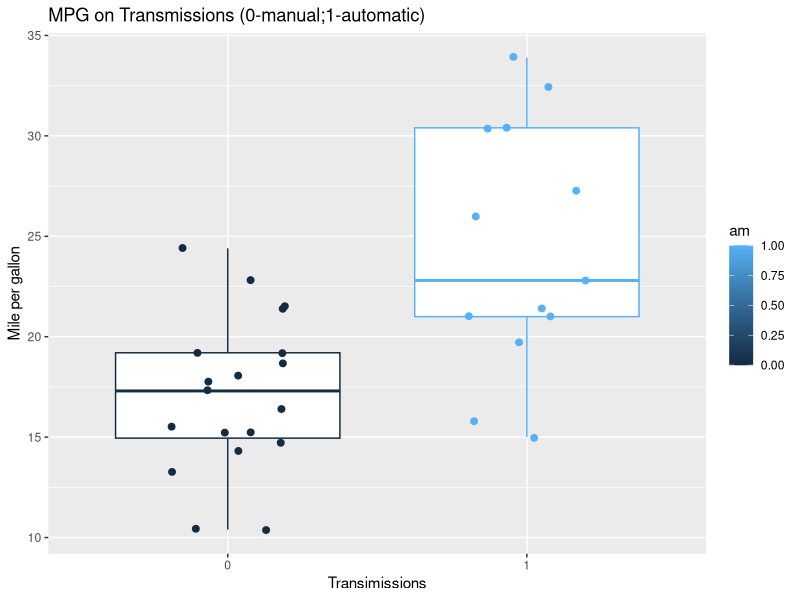
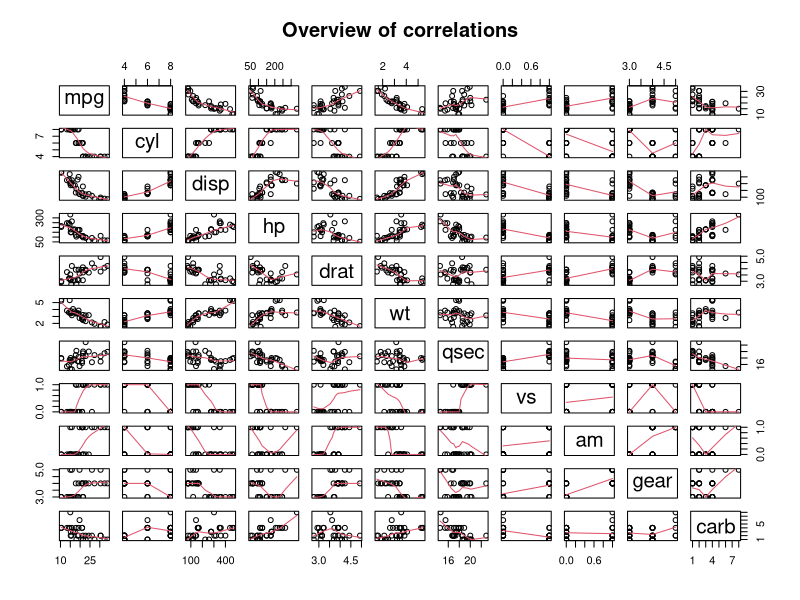
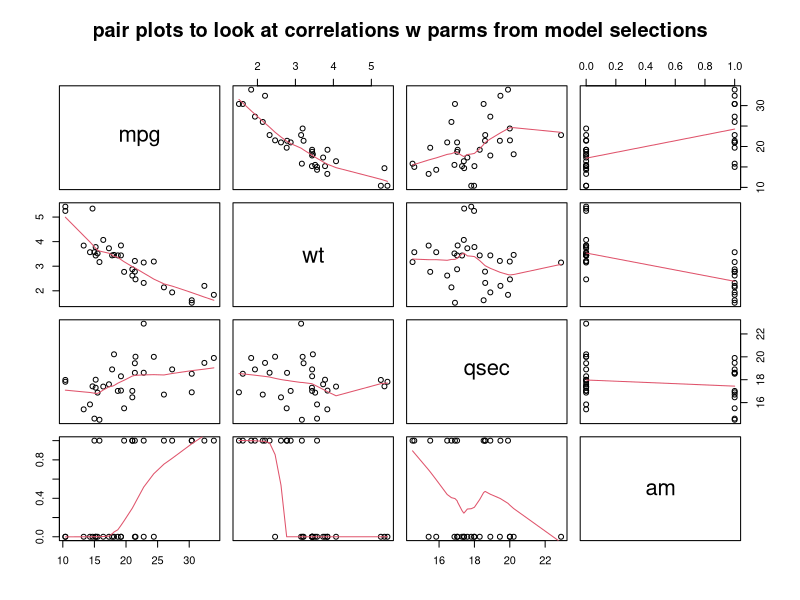
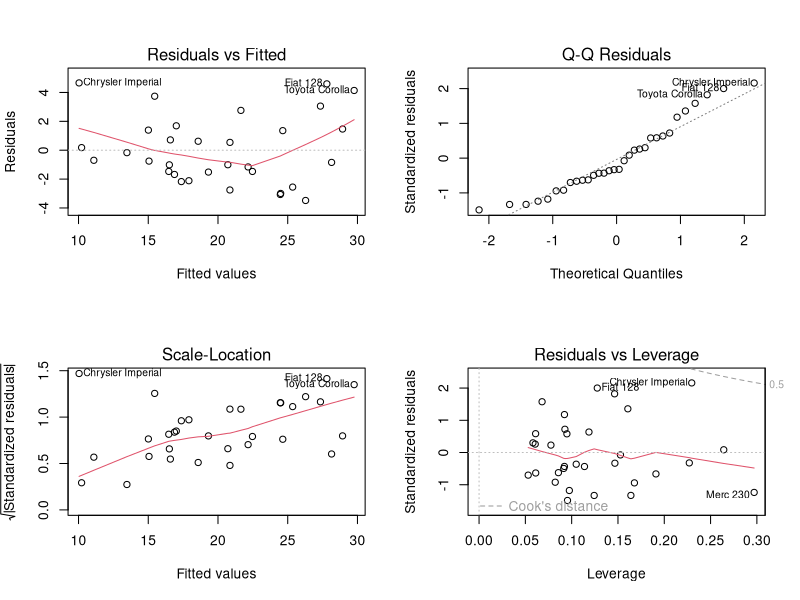

Source code (R) for these figures, in order:
## ---- chunk 1
str(mtcars)
## ---- chunk 2
str(mtcars)
library(ggplot2)
g<-ggplot(data=mtcars, aes(as.factor(am),mpg))+
  geom_boxplot(aes(color=am))+
  geom_jitter(width = 0.2,size=2,aes(color=am))+
  labs(title="MPG on Transmissions (0-manual;1-automatic)",x="Transimissions",y="Mile per gallon")
print(g)
print("median values for mannual and auto are ")
print(median(mtcars[mtcars$am==0,]$mpg))
print(median(mtcars[mtcars$am==1,]$mpg))
#pair plots:
pairs(mtcars, panel=panel.smooth, main="Overview of correlations")
pairs(mtcars[,c("mpg","wt","qsec","am")], panel=panel.smooth,main="pair plots to look at correlations w parms from model selections")
## ---- chunk 3
fit<-lm(mpg~am, data=mtcars)
summary(fit)
## ---- chunk 4
summary(fit)$coeff
## ---- chunk 5
#fit all the parameters in the lm
model_full<-lm(mpg ~ . , data=mtcars)
summary(model_full)
## ---- chunk 6
step_fit<-step(model_full)
summary(step_fit)
## ---- chunk 7
drop1(model_full, test="F")
#above find cyl to drop, as the p value is 0.91609 
drop1(update(model_full, ~ . -cyl), test = "F")
#above find disp to drop, as the p value is 0.45381
drop1(update(model_full, ~ . -cyl -disp), test = "F")
#above find vs to drop, as the p value is 0.96332
drop1(update(model_full, ~ . -cyl -disp -vs), test = "F")
#copying above, we'll continue to drop a few parm: drat, gear, hp, carb
drop1(update(model_full, ~ . -cyl -disp -vs -drat -gear -hp -carb), test = "F")
#This is finally agreeing with the step AIC based approach, we finally keep am, qsec,wt
## ---- chunk 8
library(rms)
ols.full <- ols(mpg ~ cyl+disp+hp+drat+wt+qsec+vs+am+gear+carb, data=mtcars)
fastbw(ols.full, rule = "p", sls = 0.05)
## ---- chunk 9
lm.1<-lm(mpg ~ wt+qsec, data=mtcars)
lm.2<-lm(mpg ~ wt+qsec+am, data=mtcars)
anova(lm.1,lm.2)
## ---- chunk 10
ffit<-lm(mpg ~ qsec+wt+am, data=mtcars)
summary(ffit)$coef
## ---- chunk 11
par(mfrow=c(2,2))
plot(ffit)
#plot(predict(ffit),resid(ffit),pch='*')
#abline(h=mean(resid(ffit)), col="red")
## ---- chunk 12
ffit2<-lm(mpg ~ wt + qsec + am + am:wt, data=mtcars)
summary(ffit2)
anova(ffit,ffit2)
## ---- chunk 13
confint(ffit, "am")
